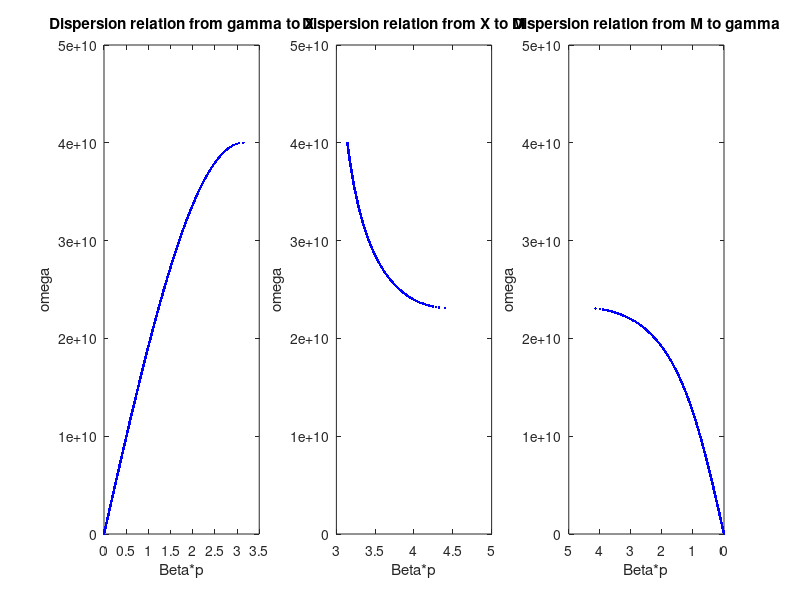

Write the MATLAB code that produced this figure. (Note: this script raises an error after producing the figure.)
%% 计算...的色散曲面

%初始化
clear
clc
close all

%电路参数
LR = 2.5 * 1e-9; %右手a/2长度电感
CR = 1e-12; %右手a长度电容
CV = 1e-12;

%扫频范围
Omega = 5e10;
omega = 0:Omega / 1000:Omega;

%增量模型
Z = 1i * omega * LR;
Y = 1i * omega * CR;
C = 1 ./ (1i * omega * CV);

%% 色散曲线
%gamma->X
kpx = acos(1 + Y .* Z / 2);
kpy = 0;
%这里把虚部为0的点去掉
idx = imag(kpx) == 0;
kpx = kpx(idx);
omega1 = omega(idx);

%因为Beta是向量，所以取范数
Beta1 = sqrt(real(kpy) .^ 2 + real(kpx) .^ 2);

h1 = figure;
subplot(1, 3, 1)
plot(Beta1, omega1, '.', 'Color', 'b')
ylim([0 Omega])
xlabel('Beta*p')
ylabel('omega')
title('Dispersion relation from gamma to X')

%X->M
kpx = pi;
kpy = acos(1 + C .* Y + 4 * C ./ Z);
idx = imag(kpy) == 0;
kpy = kpy(idx);
omega2 = omega(idx);
Beta2 = sqrt(real(kpy) .^ 2 + real(kpx) .^ 2);

subplot(1, 3, 2)
plot(Beta2, omega2, '.', 'Color', 'b')
ylim([0 Omega])
xlabel('Beta*p')
ylabel('omega')
title('Dispersion relation from X to M')

%M->gamma
kpx = acos(1 + C .* Y .* Z ./ (2 * C + Z));
kpy = acos(1 + C .* Y .* Z ./ (2 * C + Z));
idx = imag(kpx) == 0;
kpx = kpx(idx);
idx = imag(kpy) == 0;
kpy = kpy(idx);
omega3 = omega(idx);
Beta3 = sqrt(real(kpy) .^ 2 + real(kpx) .^ 2);

subplot(1, 3, 3)
plot(Beta3, omega3, '.', 'Color', 'b')
set(gca, 'XDir', 'reverse') %对X方向反转
ylim([0 Omega])
xlabel('Beta*p')
ylabel('omega')
title('Dispersion relation from M to gamma')

%% 色散曲面
m = 200;

KPX = nan(length(omega) - 1, m);
KPY = nan(length(omega) - 1, m);

for i = 2:length(omega) - 1
    [x_s, y_s] = solu2beyondequ(-2 * C(i), -Z(i), 2 * C(i) + Z(i) + Z(i) * C(i) * Y(i), m);

    if ~isempty(x_s)
        KPX(i, 1:length(x_s)) = x_s;
        KPY(i, 1:length(y_s)) = y_s;
    end

end

h4 = figure;
hold on

for i = 2:length(omega) - 1

    plot3(KPX(i, :), KPY(i, :), omega(i) * ones(1, m), 'b.')
end

xlabel('kx*px')
ylabel('ky*py')
zlabel('oemga')
title('Dispersion relation')
grid on
